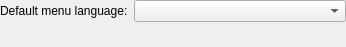
<?xml version="1.0" encoding="UTF-8"?>
<ui version="4.0">
 <class>ConfigureTemplatePlugin</class>
 <widget class="QWidget" name="ConfigureTemplatePlugin">
  <property name="geometry">
   <rect>
    <x>0</x>
    <y>0</y>
    <width>346</width>
    <height>47</height>
   </rect>
  </property>
  <property name="windowTitle">
   <string>Configure Template Plugin</string>
  </property>
  <layout class="QFormLayout" name="formLayout">
   <property name="margin">
    <number>0</number>
   </property>
   <item row="0" column="0">
    <widget class="QLabel" name="defaultMenuLanguageLabel">
     <property name="text">
      <string>Default menu language:</string>
     </property>
     <property name="wordWrap">
      <bool>false</bool>
     </property>
     <property name="buddy">
      <cstring>kcfg_DefaultMenuLanguage</cstring>
     </property>
    </widget>
   </item>
   <item row="0" column="1">
    <widget class="KMFLanguageComboBox" name="kcfg_DefaultMenuLanguage"/>
   </item>
  </layout>
 </widget>
 <layoutdefault spacing="6" margin="11"/>
 <pixmapfunction>qPixmapFromMimeSource</pixmapfunction>
 <customwidgets>
  <customwidget>
   <class>KComboBox</class>
   <extends>QComboBox</extends>
   <header>kcombobox.h</header>
  </customwidget>
  <customwidget>
   <class>KMFLanguageComboBox</class>
   <extends>KComboBox</extends>
   <header>kmflanguagewidgets.h</header>
  </customwidget>
 </customwidgets>
 <resources/>
 <connections/>
</ui>
